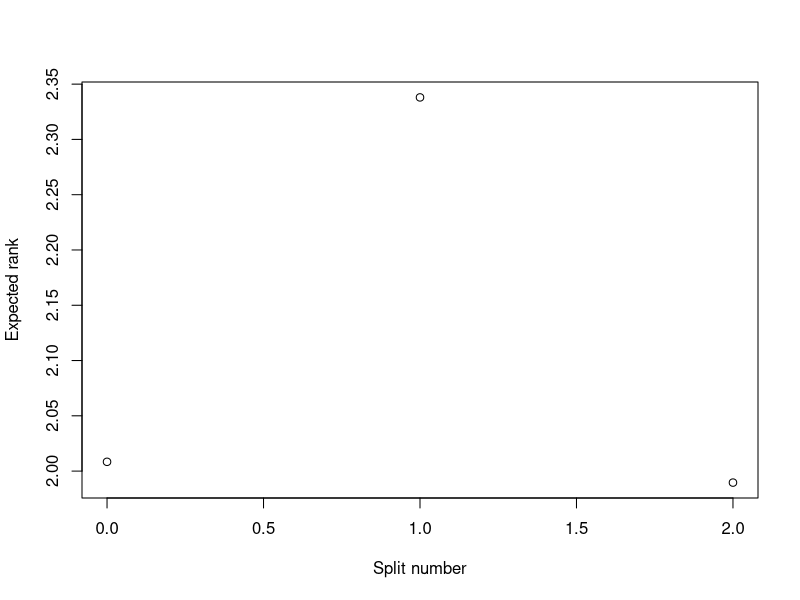
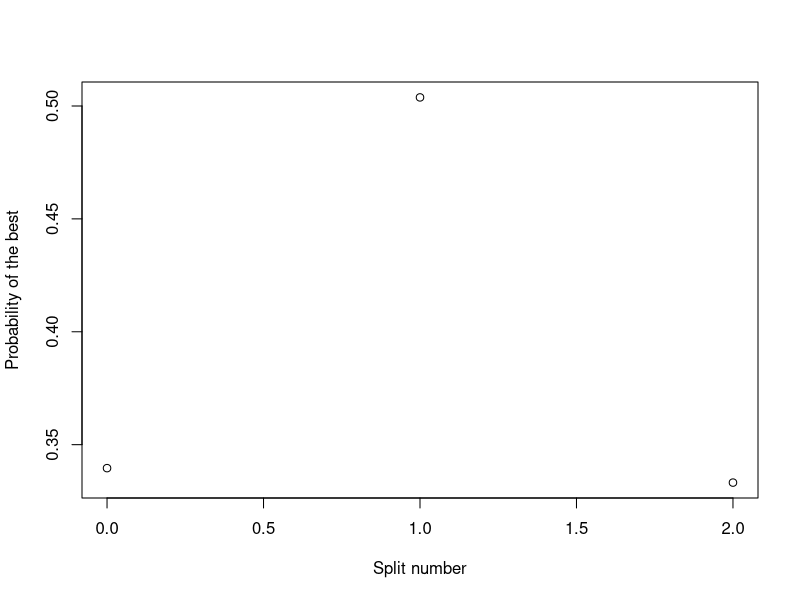
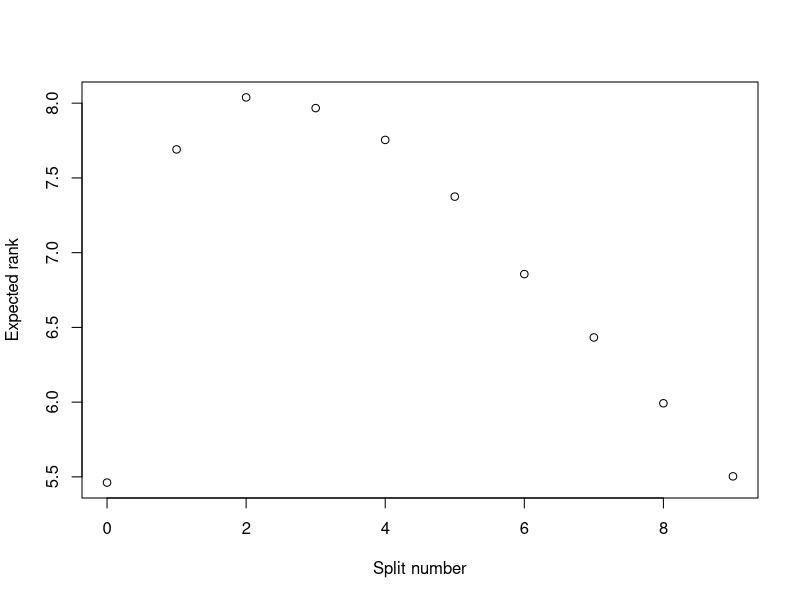
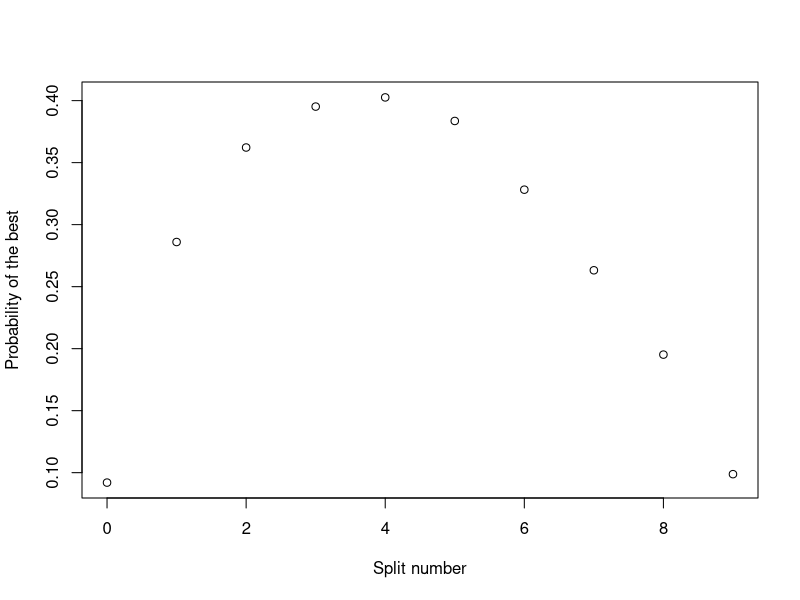
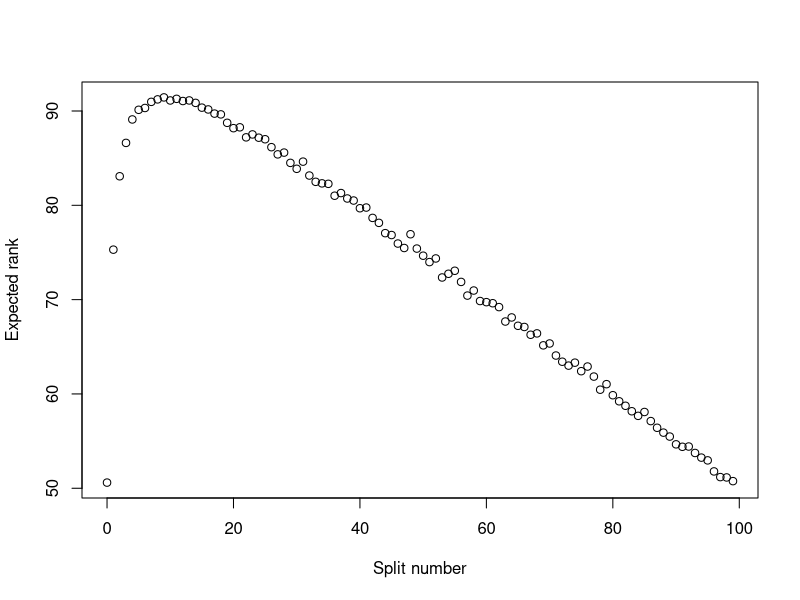
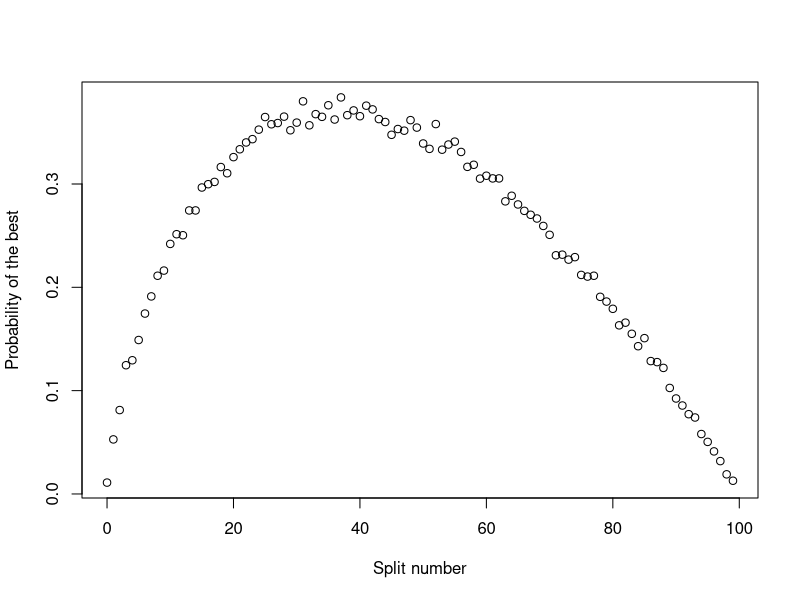

R code for these plots, in order:
## ---- chunk 1
make_choice <- function(N, split_number){
  input_list <- sample(1:N, N, replace=FALSE)
  if (split_number == 0)
    best_eval <- 0
  else
    best_eval <- max(input_list[1:split_number])
  for( ii in (split_number+1): N){
    selection <- input_list[ii]
    if(selection > best_eval)
      break
  }
  selection
}

find_optimal <- function(N){
  res <- rep(0, 5000)
  split_res <- rep(0, (N-1))
  prob_optimal <- rep(0, (N-1))
  for(split_number in 0:(N-1) ){
    count_opt <- 0
    for(i in 1:5000){
      best <- make_choice (N, split_number)
      res[i]= best
      if (best == N)
        count_opt = count_opt + 1
    }
    split_res[split_number+1] <- mean(res)
    prob_optimal[split_number+1] <- (count_opt/5000)
  }
  plot(0:(N-1),split_res,xlab="Split number", ylab="Expected rank")
  plot(0:(N-1),prob_optimal, xlab="Split number", ylab="Probability of the best")

}

find_optimal(3)
find_optimal(10)
find_optimal(100)
